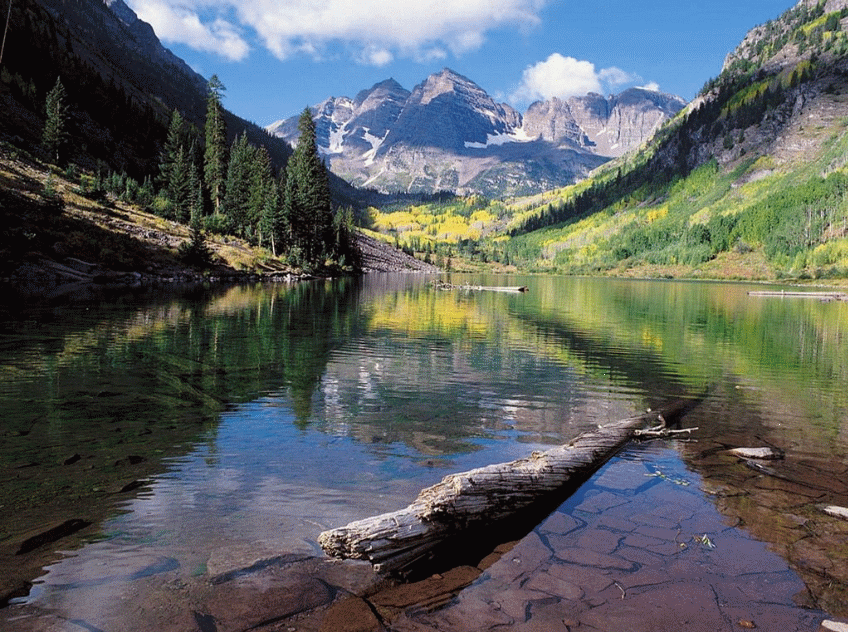
%> input picture HW3/JPEGonRiver/river.gif, 848 x 632 px
$ octave p4.m   (GNU Octave 9; MATLAB toolbox functions it lacks are replaced by stand-ins)
%> lines starting %> are read from the running program, lines starting %| are printed output that depends on the picture
### HW3/JPEGonRiver/blockDCT.m
function dctX = blockDCT(X)
sizeX = size(X);
X= double(X);
dctX = X;

% compute the num of row blocks and column blocks
numRowBlock = sizeX(1)/8;
numColumnBlock = sizeX(2)/8;
for bi = 1:numRowBlock,
    for bj = 1:numColumnBlock,
        dctX( ((bi-1)*8+1):(bi*8),((bj-1)*8+1):(bj*8)) = dct2(X( ((bi-1)*8+1):(bi*8),((bj-1)*8+1):(bj*8)));
    end
end
end

### HW3/JPEGonRiver/DCQuan.m
function [DCX, DCds, DCrs] = DCQuan(X,numRowBlock, numColumnBlock, lv)
%DCQUAN do quantization on the DC term of X
% Input X is divided into numRowBlock x numColumnBlock blocks
% The quantization level is given by lv
% The kind of quantization is uniform quantization

DCX = X;
DCs = zeros(numRowBlock, numColumnBlock);
for bi = 1: numRowBlock,
    for bj = 1:numColumnBlock,
        DCs(bi, bj) = X( (bi-1)*8+1, (bj-1)*8+1 );
    end
end

[DCs, DCds, DCrs] = uniformQuantizer(DCs, lv);
for bi = 1: numRowBlock,
    for bj = 1:numColumnBlock,
        DCX( (bi-1)*8+1, (bj-1)*8+1 ) = DCs(bi, bj);
    end
end
end

### HW3/JPEGonRiver/uniform.m
function [ds, rs] = uniform(x, lv)

    ds = zeros(lv+1,1);
    rs = zeros(lv,1);

    deta = (max(x(:))+0.001-min(x(:)))/lv;

    ds(1) = min(x(:));
    for i = 2: lv+1,
        ds(i) = ds(i-1)+deta;
    end

    for i = 1: lv,
        rs(i) = (ds(i)+ds(i+1))/2;
    end
end

### HW3/JPEGonRiver/uniformQuantizer.m
function [qx, ds, rs] = uniformQuantizer(x, lv)

    [ds,rs] = uniform(x, lv);
    [qx] = quantize2D(x, ds);

end

### HW3/JPEGonRiver/quantize2D.m
function [qx] = quantize2D(x, ds)
    lv = length(ds)-1;
    sizeX = size(x);

    % quantizer every element in x
    for i = 1:sizeX(1),
        for j = 1:sizeX(2),
            % find:
            %   false: the interval has not been found
            %   true: the interval has been found
            find = false;
            % k: the index for d's
            k = 2;

            % while: loop until the interval is found
            while ~find,
                if ds(k) > x(i,j),
                    find = true;
                end

                % d(j) is the upper bound of the last interval
                % x(i) is equal to the upper bound of the last interval
                if (k == lv) && (ds(k) == x(i,j)),
                    find = true;
                end

                if ~find,
                    k = k + 1;
                end
            end
            qx(i,j) = k-1;
        end
    end
end

### HW3/JPEGonRiver/JPEGQuantization.m
function [qX, DCds, DCrs, ACds, ACrs] = JPEGQuantization(X, counterlv, qlv)
sizeX = size(X);
X= double(X);

% compute the num of row blocks and column blocks
numRowBlock = sizeX(1)/8;
numColumnBlock = sizeX(2)/8;

% DC quantization

lv = 64;
[qX, DCds, DCrs] = DCQuan(X, numRowBlock, numColumnBlock, lv);


% AC quantization

[qX, ACds, ACrs]= ACQuan(qX,numRowBlock, numColumnBlock, counterlv, qlv);

end

### HW3/JPEGonRiver/ACQuan.m
function [qX, qds, qrs]= ACQuan(X,numRowBlock, numColumnBlock, counterlv, qlv)
qX = zeros(size(X));

numElemInEachBlock = (2+counterlv)*(counterlv-1)/2;
Z = zeros(numRowBlock, numColumnBlock * numElemInEachBlock);
sizeRowBlock = size(X,1)/numRowBlock;
sizeColumnBlock = size(X,2)/numColumnBlock;

if counterlv <2,
for i = 1: numRowBlock,
    for j = 1: numColumnBlock,
        qX((i-1)*sizeRowBlock+1, (j-1)*sizeRowBlock+1) = X((i-1)*sizeRowBlock+1, (j-1)*sizeRowBlock+1);
    end
end
qds = 0;
qrs = 0;

else

for i = 1: numRowBlock,
    for j = 1: numColumnBlock,
        qX((i-1)*sizeRowBlock+1, (j-1)*sizeRowBlock+1) = X((i-1)*sizeRowBlock+1, (j-1)*sizeRowBlock+1);
        indexZ = 1;

        for iz = 2: counterlv,
        % for each block, find the 2nd to qlv-th levels counterdiagonal
        % elements
            m = 1; n = (iz+1)-m;
            p = 1;
            q = -1;
            if mod(iz, 2) == 1,
                t = m; m = n; n = t;

                p = -1;q = 1;
            end

            for jz = 1:iz,
                Z(i, (j-1)*numElemInEachBlock+indexZ) = X((i-1)*sizeRowBlock+m,(j-1)*sizeColumnBlock+n);
                m = m+ p;
                n = n+q;
                indexZ = indexZ+1;
            end
        end
    end
end

[Z, qds, qrs]= uniformQuantizer(Z, qlv);

% put the quantized values back into the qX
for i = 1: numRowBlock,
    for j = 1: numColumnBlock,
        indexZ = 1;

        for iz = 2: counterlv,
        % for each block, find the 2nd to qlv-th levels counterdiagonal
        % elements
            m = 1; n = (iz+1)-m;
            p = 1;
            q = -1;
            if mod(iz, 2) == 1,
                t = m; m = n; n = t;

                p = -1;q = 1;
            end

            for jz = 1:iz,
                qX((i-1)*sizeRowBlock+m,(j-1)*sizeColumnBlock+n) = Z(i, (j-1)*numElemInEachBlock+indexZ);
                m = m+ p;
                n = n+q;
                indexZ = indexZ+1;
            end
        end
    end
end

end

end

### HW3/JPEGonRiver/DCDequan.m
function dX = DCDequan(X, numRowBlock, numColumnBlock, rs)
%DCQUAN do dequantization on the DC term of X
% Input X is divided into numRowBlock x numColumnBlock blocks
% The kind of quantization is uniform quantization
dX = X;
DCs = zeros(numRowBlock, numColumnBlock);
for bi = 1: numRowBlock,
    for bj = 1:numColumnBlock,
        DCs(bi, bj) = X( (bi-1)*8+1, (bj-1)*8+1 );
    end
end

DCs = uniformDequantizer(DCs, rs);
for bi = 1: numRowBlock,
    for bj = 1:numColumnBlock,
        dX( (bi-1)*8+1, (bj-1)*8+1 ) = DCs(bi, bj);
    end
end

end

### HW3/JPEGonRiver/dequantize2D.m
function [dx] = dequantize2D(qx, rs)
    dx = qx;
    sizeX = size(qx);

    for i = 1:sizeX(1),
        for j = 1:sizeX(2),
            dx(i,j) = rs(qx(i,j));
        end
    end
end

### HW3/JPEGonRiver/ACDequan.m
function dX = ACDequan(X, numRowBlock, numColumnBlock, counterlv, rs)
dX = zeros(size(X));


numElemInEachBlock = (2+counterlv)*(counterlv-1)/2;
Z = zeros(numRowBlock, numColumnBlock * numElemInEachBlock);
sizeRowBlock = size(X,1)/numRowBlock;
sizeColumnBlock = size(X,2)/numColumnBlock;

if counterlv < 2,
for i = 1: numRowBlock,
    for j = 1: numColumnBlock,
        dX((i-1)*sizeRowBlock+1, (j-1)*sizeRowBlock+1) = X((i-1)*sizeRowBlock+1, (j-1)*sizeRowBlock+1);
    end
end

else

for i = 1: numRowBlock,
    for j = 1: numColumnBlock,
        dX((i-1)*sizeRowBlock+1, (j-1)*sizeRowBlock+1) = X((i-1)*sizeRowBlock+1, (j-1)*sizeRowBlock+1);
        indexZ = 1;

        for iz = 2: counterlv,
        % for each block, find the 2nd to qlv-th levels counterdiagonal
        % elements
            m = 1; n = (iz+1)-m;
            p = 1;
            q = -1;
            if mod(iz, 2) == 1,
                t = m; m = n; n = t;

                p = -1;q = 1;
            end

            for jz = 1:iz,
                Z(i, (j-1)*numElemInEachBlock+indexZ) = X((i-1)*sizeRowBlock+m,(j-1)*sizeColumnBlock+n);
                m = m+ p;
                n = n+q;
                indexZ = indexZ+1;
            end
        end
    end
end

Z= uniformDequantizer(Z, rs);

for i = 1: numRowBlock,
    for j = 1: numColumnBlock,
        indexZ = 1;

        for iz = 2: counterlv,
        % for each block, find the 2nd to qlv-th levels counterdiagonal
        % elements
            m = 1; n = (iz+1)-m;
            p = 1;
            q = -1;
            if mod(iz, 2) == 1,
                t = m; m = n; n = t;

                p = -1;q = 1;
            end

            for jz = 1:iz,
                dX((i-1)*sizeRowBlock+m,(j-1)*sizeColumnBlock+n) = Z(i, (j-1)*numElemInEachBlock+indexZ);
                m = m+ p;
                n = n+q;
                indexZ = indexZ+1;
            end
        end
    end
end

end
end

### HW3/JPEGonRiver/JPEGDequantization.m
function dX = JPEGDequantization(X, counterlv, DCrs, ACrs)
sizeX = size(X);
X= double(X);
dX = X;

% compute the num of row blocks and column blocks
numRowBlock = sizeX(1)/8;
numColumnBlock = sizeX(2)/8;


% DC dequantization
dX = DCDequan(X, numRowBlock, numColumnBlock, DCrs);


% AC dequantization

dX = ACDequan(dX, numRowBlock, numColumnBlock, counterlv, ACrs);
end

### HW3/JPEGonRiver/uniformDequantizer.m
function [dx] = uniformDequantizer(qx, rs)
    [dx] = dequantize2D(qx, rs);
end

### HW3/JPEGonRiver/p4.m
%% initialization
clear; close all; clc;
%%

[I, map] = imread('river.gif');
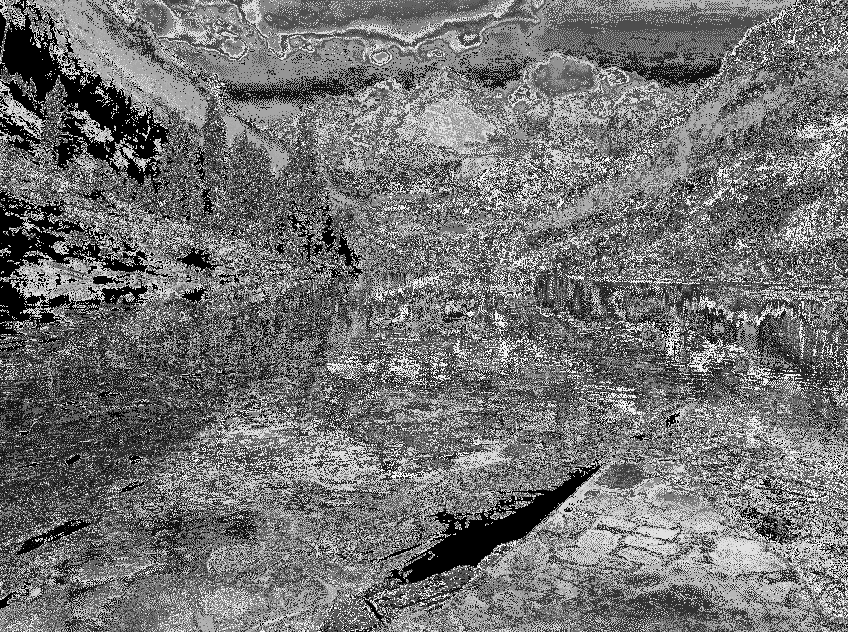
%> I: size 632x848 uint8; min 0, max 255, mean 114.1
%> map = 256 rows, first 12: [0.0353 0.0235 0.0275; 0.376 0.514 0.267; 0.639 0.545 0.31; 0.145 0.267 0.145; 0.396 0.282 0.2; 0.714 0.765 0.392; 0.318 0.518 0.718; 0.263 0.404 0.192; 0.643 0.58 0.596; 0.722 0.769 0.675; 0.408 0.408 0.22; 0.137 0.271 0.443]

G = ind2gray(I, map);

%%
dctG = blockDCT(G);

[qG4, DCds4, DCrs4, ACds4, ACrs4] = JPEGQuantization(dctG, 4, 8);
%> after the loop in DCQuan, `for bi = 1: numRowBlock,`:
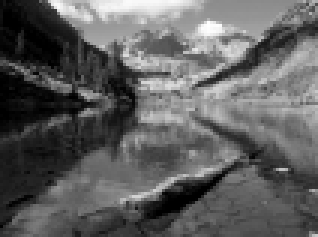
%> DCs: size 79x106 double (shown 3 times larger); min 0.22, max 7.6, mean 2.97; drawn with min black and max white
%> in uniform, `deta = (max(x(:))+0.001-min(x(:)))/lv;`: deta = 0.115
%> after the loop in uniform, `for i = 2: lv+1,`: ds = 65 values from 0.22 to 7.6
%> after the loop in uniform, `for i = 1: lv,`: rs = 64 values from 0.278 to 7.54
%> in uniformQuantizer, `[ds,rs] = uniform(x, lv);`: ds = 65 values from 0.22 to 7.6; rs = 64 values from 0.278 to 7.54
%> in DCQuan, `[DCs, DCds, DCrs] = uniformQuantizer(DCs, lv);`: DCds = 65 values from 0.22 to 7.6; DCrs = 64 values from 0.278 to 7.54
%> after the loop in DCQuan, `for bi = 1: numRowBlock,`:
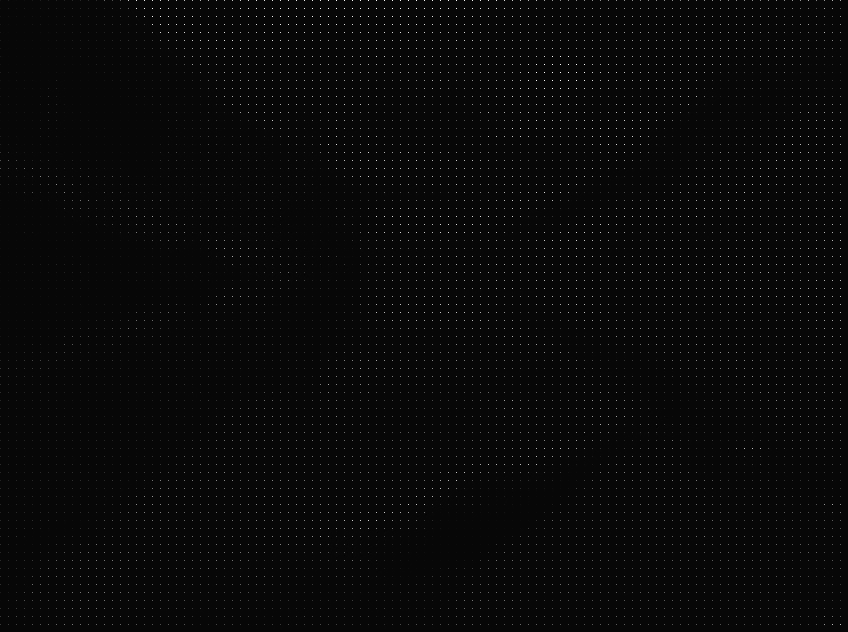
%> DCX: size 632x848 double; min -2.01, max 64, mean 0.4; drawn with min black and max white
%> in JPEGQuantization, `[qX, DCds, DCrs] = DCQuan(X, numRowBlock, numColumnBlock, lv);`: DCds = 65 values from 0.22 to 7.6; DCrs = 64 values from 0.278 to 7.54
%> after the loop in ACQuan, `for i = 1: numRowBlock,`:
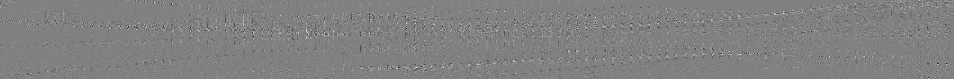
%> Z: size 79x954 double; min -2.01, max 1.96, mean 0.000534; drawn with min black and max white
%> after the loop in ACQuan, `for i = 1: numRowBlock,`: t = 1
%> in ACQuan, `[Z, qds, qrs]= uniformQuantizer(Z, qlv);`: qds = [-2.01; -1.52; -1.02; -0.522; -0.0257; 0.471; 0.968; 1.46; 1.96]; qrs = [-1.76; -1.27; -0.771; -0.274; 0.223; 0.719; 1.22; 1.71]
%> after the loop in ACQuan, `for i = 1: numRowBlock,`: qX: size 632x848 double; min 0, max 64, mean 1
%> in JPEGQuantization, `[qX, ACds, ACrs]= ACQuan(qX,numRowBlock, numColumnBlock, counterlv, ql..`: ACds has the same summary as qds in ACQuan; ACrs has the same summary as qrs in ACQuan
%> DCds4 = 65 values from 0.22 to 7.6; DCrs4 = 64 values from 0.278 to 7.54; ACds4 has the same summary as qds in ACQuan; ACrs4 has the same summary as qrs in ACQuan
[qG3, DCds3, DCrs3, ACds3, ACrs3] = JPEGQuantization(dctG, 3, 8);
%> call 2 of ACQuan, with numRowBlock = 79, numColumnBlock = 106, counterlv = 3, qlv = 8
%> after the loop in ACQuan (call 2), `for i = 1: numRowBlock,`:
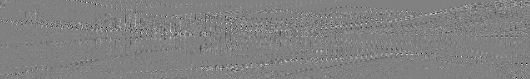
%> Z: size 79x530 double; min -2.01, max 1.96, mean 0.00136; drawn with min black and max white
%> after the loop in ACQuan (call 2), `for i = 1: numRowBlock,`: qX: size 632x848 double; min 0, max 64, mean 0.7
%> DCds3 = 65 values from 0.22 to 7.6; DCrs3 = 64 values from 0.278 to 7.54; ACds3 has the same summary as qds in ACQuan; ACrs3 has the same summary as qrs in ACQuan
[qG2, DCds2, DCrs2, ACds2, ACrs2] = JPEGQuantization(dctG, 2, 8);
%> call 3 of ACQuan, with numRowBlock = 79, numColumnBlock = 106, counterlv = 2, qlv = 8
%> after the loop in ACQuan (call 3), `for i = 1: numRowBlock,`:
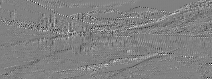
%> Z: size 79x212 double; min -2.01, max 1.96, mean 0.00187; drawn with min black and max white
%> after the loop in ACQuan (call 3), `for i = 1: numRowBlock,`: qX: size 632x848 double; min 0, max 64, mean 0.5
%> DCds2 = 65 values from 0.22 to 7.6; DCrs2 = 64 values from 0.278 to 7.54; ACds2 has the same summary as qds in ACQuan; ACrs2 has the same summary as qrs in ACQuan
[qG1, DCds1, DCrs1, ACds1, ACrs1] = JPEGQuantization(dctG, 1, 8);
%> DCds1 = 65 values from 0.22 to 7.6; DCrs1 = 64 values from 0.278 to 7.54; ACds1 = 0; ACrs1 = 0

dG4 = JPEGDequantization(qG4, 4, DCrs4, ACrs4);
%> after the loop in DCDequan, `for bi = 1: numRowBlock,`: dX: size 632x848 double; min 0, max 8, mean 0.703
%> after the loop in ACDequan, `for i = 1: numRowBlock,`: dX: size 632x848 double; min -1.76, max 7.54, mean 0.0545
dG3 = JPEGDequantization(qG3, 3, DCrs3, ACrs3);
%> call 2 of DCDequan, with numRowBlock = 79, numColumnBlock = 106
%> after the loop in DCDequan (call 2), `for bi = 1: numRowBlock,`:
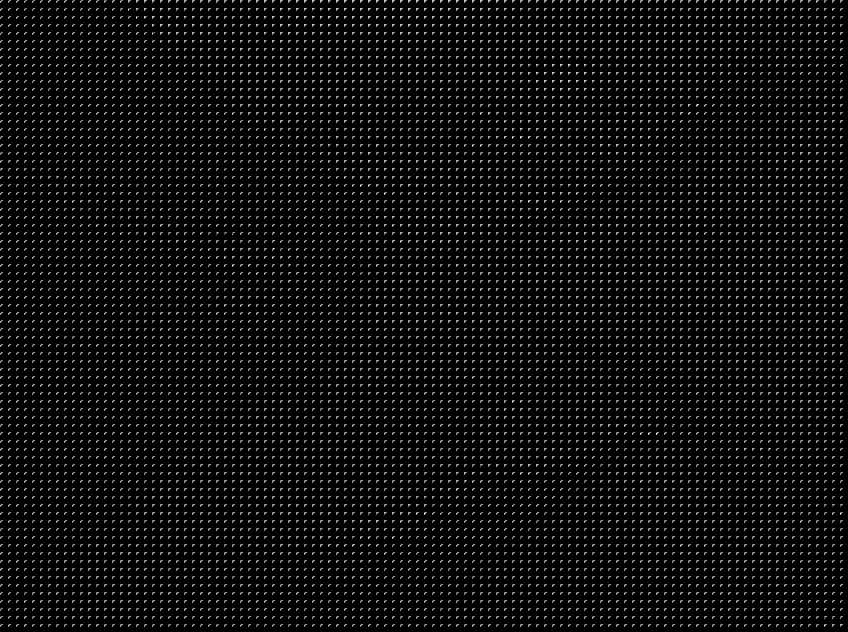
%> dX: size 632x848 double; min 0, max 8, mean 0.409; drawn with min black and max white
%> after the loop in ACDequan (call 2), `for i = 1: numRowBlock,`: dX: size 632x848 double; min -1.76, max 7.54, mean 0.0501
dG2 = JPEGDequantization(qG2, 2, DCrs2, ACrs2);
%> (the run ends here)
